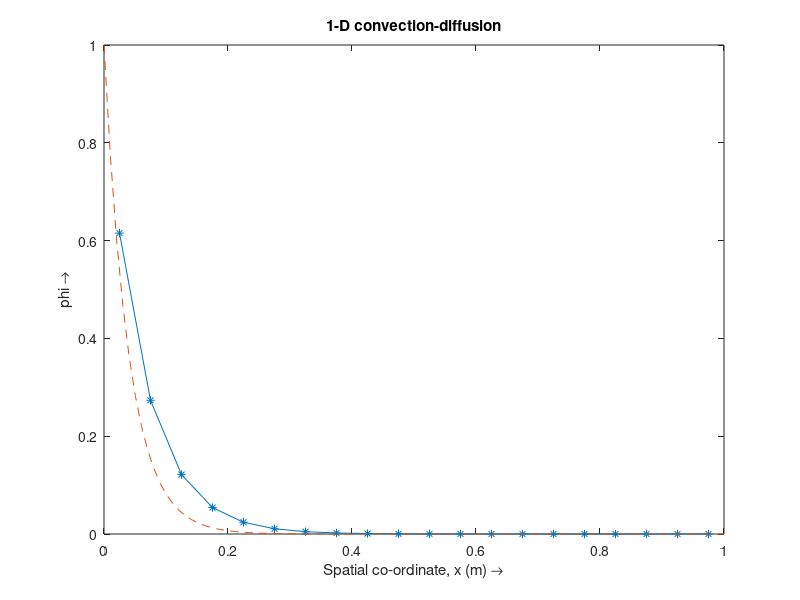

This chart was generated by the following MATLAB code:
clear all;
close all;
clc;

% References:
% - derivation: https://onedrive.live.com/redir?resid=5A238304660466DF%21126&page=Edit&wd=target%28Log202404.one%7Caa9c0a72-11b3-2942-9e05-1e6c8a01e3b7%2F15%20SEMO%203033%20Derivation%201D%20Convection%7Cedd4a673-f8f1-4ab9-8b8a-09f7dd692418%2F%29&wdorigin=703


% USER INPUT ===========================

%    geometric
L = 1; % length [m]
n = 20; % no of nodes
A = 1; % cross sectional area

%    material properties
rho = 1.0; % density [kg / m^3]
diff = 0.1; % diffusion coefficient [kg m^-1 s^-1)]

%    boundary conditions
BC_phi_L = 1; % phi at LHS end
BC_phi_R = 0; % phi at RHS end


%     convection properties
U = -2.5 % Transport velocity [m / s]


%     convection term discretisation

conv_method = 2; % 1: central; 2: upwind;


% PROCESSING BEGIN ======================


% Allocate memory to matrix/arrays
x = zeros(n,1); # node coordinates
coeff = zeros(n,n); # coefficient matrix of governing system of equations
b = zeros(n,1); # RHS matrix of governing system of equations


% Gridding/meshing -------------------------

dx = L / n; %   Node spacing

%   Calculates node coordinates.
x(1) = dx / 2;
for i = 2:n
  x(i) = x(i-1) + dx;
end


% Constructing system of equations [A][u] = [b] ---------------------

%   coefficient matrix [A]

%     define coefficients for internal nodes (row 2 until row n-1).
%     See Eq (5.18) and those in page 138

for i = 2:n-1
  % diffusion
  D_W = diff / dx;
  D_E = diff / dx;
  D = D_W

  % convection
  F_W = rho * U;
  F_E = rho * U;
  F = F_W

  if conv_method == 1 # central (pg 138)
    a_W = D_W + F_W/2;
    a_E = D_E - F_E/2;
  elseif conv_method == 2 # upwind (pg 147, 148)
    a_W = D_W + max(F_W , 0);
    a_E = D_E + max(0, -F_E);
  end
  s_u = 0;
  s_P = 0;
  a_P = a_W + a_E + (F_E - F_W) - s_P;

  coeff(i,i-1) = a_W;
  coeff(i,i) = -a_P;
  coeff(i,i+1) = a_E;

  b(i) = -s_u;
end


%     define coefficients for boundary node LHS (row 1) Eq(4.33)

if conv_method == 1 % central
  a_W = 0;
  a_E = D_E - F_E/2;
  s_P = -(2*D_W + F_W);
  s_u = (2*D_W + F_W) * BC_phi_L;
elseif conv_method == 2 % upwind
  if U >= 0 % pg 148
    a_W = 0;
    a_E = D_E;
    s_P = -(2*D_W + F_W);
    s_u = (2*D_W + F_W) * BC_phi_L
  elseif U < 0
    a_W = 0;
    a_E = -F_E + D_E;
    s_P = -2*D_E;
    s_u = 2*D_E * BC_phi_L
  end
end

a_P = a_W + a_E + (F_E - F_W) - s_P;


coeff(1,1) = -a_P;
coeff(1,2) = a_E;

b(1) = -s_u;


%     define coefficients for boundary node RHS (row n) Eq(4.36)

if conv_method == 1 % central
  a_W = D_W - F_W/2;
  a_E = 0.0;
  s_u = (2*D_W - F_W) * BC_phi_R;
  s_P = -(2*D_W - F_W);
elseif conv_method == 2 % upwind
  if U >= 0 % pg 148
    a_W = F + D;
    a_E = 0.0;
    s_u = 2*D * BC_phi_R;
    s_P = -2*D;
  elseif U < 0
    a_W = D;
    a_E = 0;
    s_u = (-F + 2*D) * BC_phi_R;
    s_P = F - 2*D
  end
end

a_P = a_W + a_E + (F_E - F_W) - s_P;

coeff(n,n) = -a_P;
coeff(n,n-1) = a_W;

b(n) = -s_u;


% Solve the system of equations [u] = [A]^-1 [b]

phi = coeff\b;


% POSTPROCESSING --------------------


%   Compute exact solution Eq.(4.39)
x_exact = linspace(0.0, L, 100)
phi_exact = BC_phi_L + (BC_phi_R - BC_phi_L) * (exp(rho * U .* x_exact / diff) - 1) ./ (exp(rho * U * L / diff) - 1)


%   Plot solution

h=plot(x,phi,'*-');       % plotting the variable profile
hold on;

plot(x_exact, phi_exact, '--');

%axis([0 2 0 3])
title({['1-D convection-diffusion']})
xlabel('Spatial co-ordinate, x (m) \rightarrow')
ylabel('phi \rightarrow')
